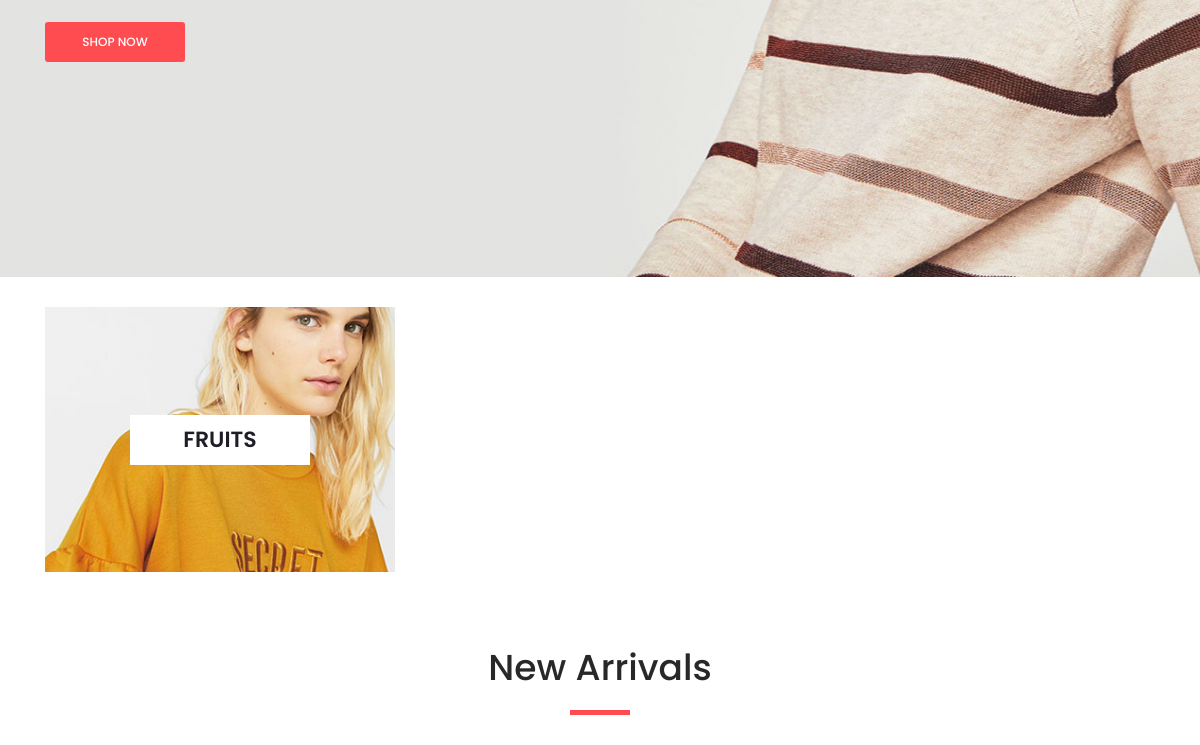
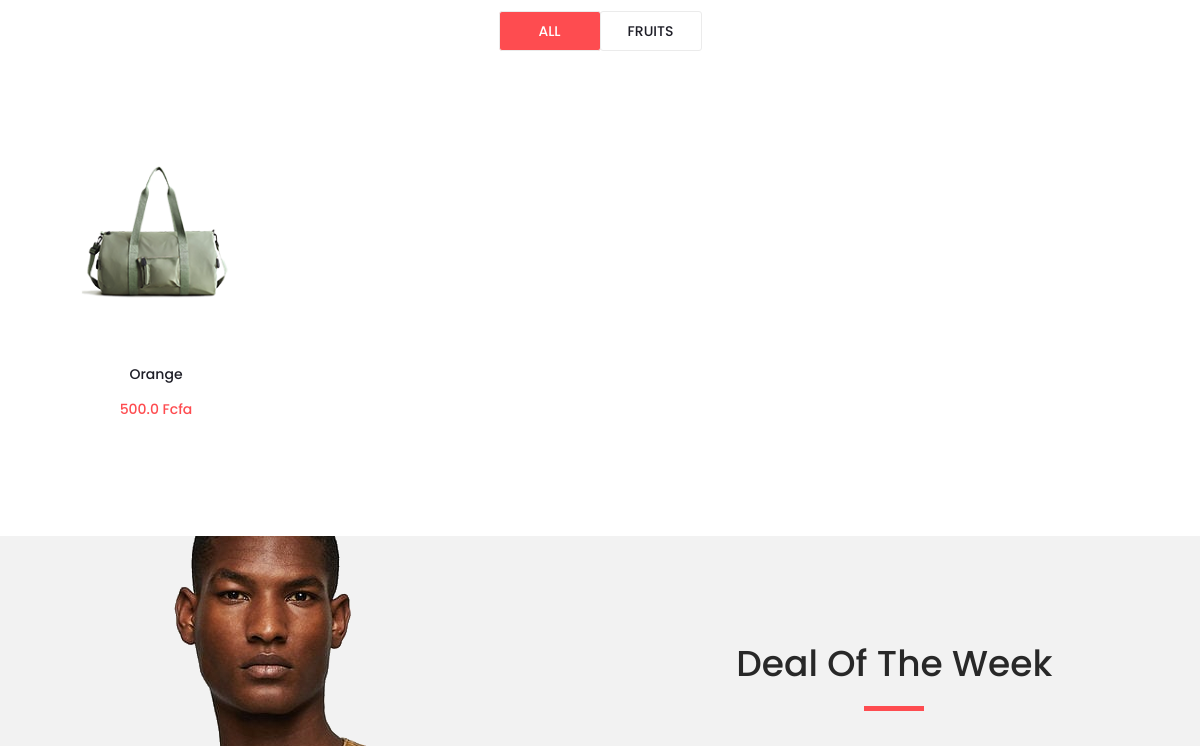
The app's page / (middle part), older data (2 pictures, top to bottom).
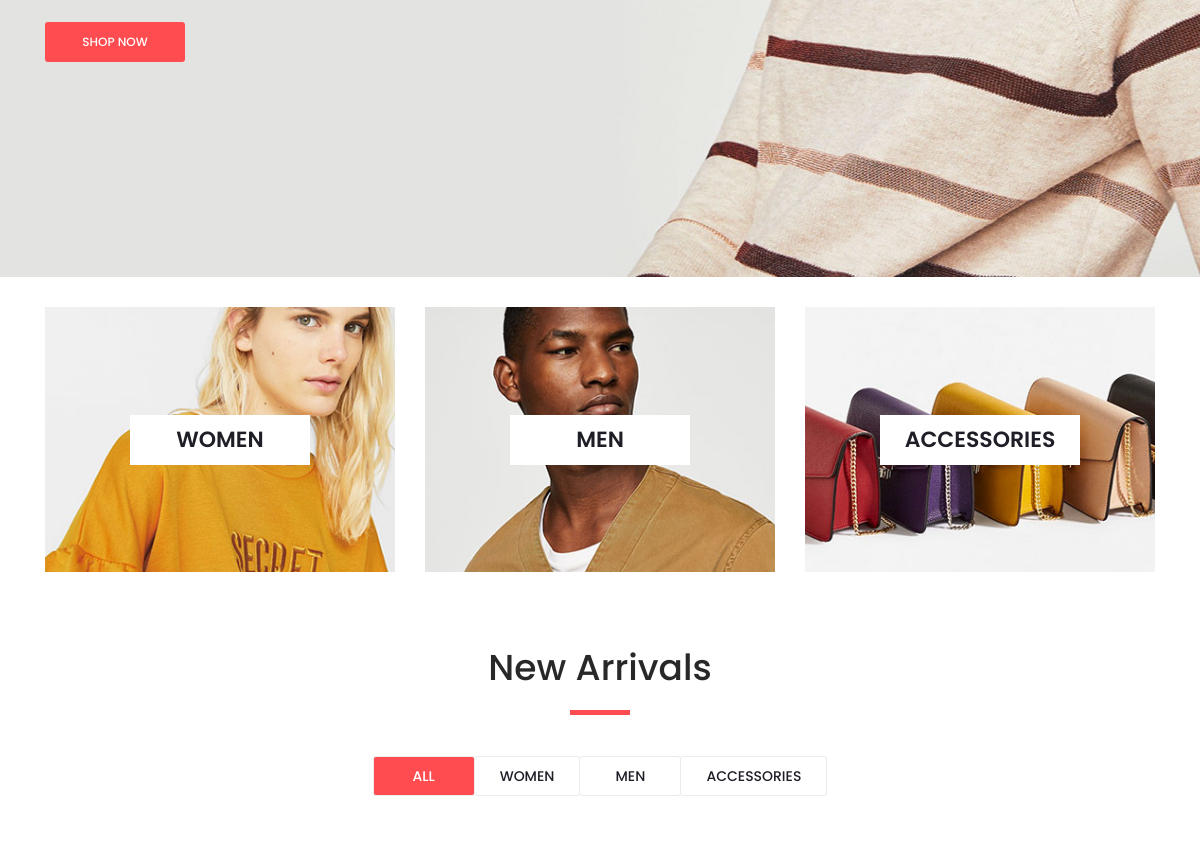
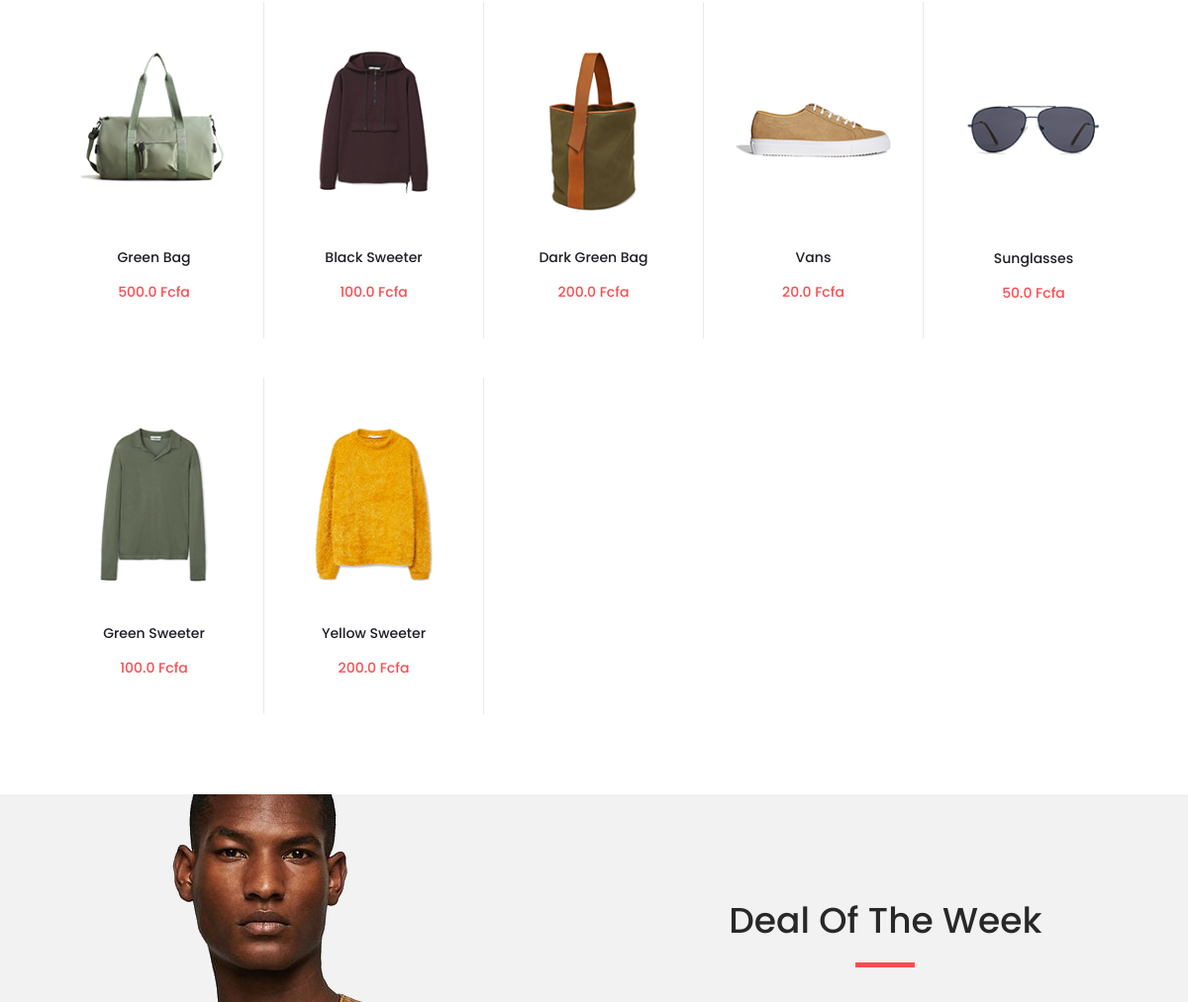
The same page, newer data (2 pictures, top to bottom).
### Shop/models.py (models this page shows, shortened)
class Category(models.Model):
    class Meta:
        verbose_name = 'Category'
        verbose_name_plural = 'Categories'
    name = models.CharField(max_length=50)
    image = models.ImageField(upload_to = "Category_Images")
    description = models.TextField()
    active = models.BooleanField(default=True)
    created_at = models.DateTimeField(auto_now_add=True)
    deleted_at = models.BooleanField(default=True)
    updated_at = models.DateTimeField(auto_now=True)
    def __str__(self) -> str:
        return self.name

class Product(models.Model):
    class Meta:
        verbose_name_plural = 'Products'
    name = models.CharField(max_length=20, blank=False)
    original_price = models.FloatField(max_length=50, blank=False)
    promotion_reduction = models.PositiveIntegerField(default=0)
    promotion_percentage = models.PositiveIntegerField(validators=[MaxValueValidator(100)],default=0)
    stock = models.PositiveIntegerField()
    size = models.CharField(max_length=10)
    image = models.ImageField(upload_to = "Products_Images")
    categories = models.ManyToManyField(Category, related_name="product_category")
    active = models.BooleanField(default=True)
    is_promotion = models.BooleanField(default=False)
    is_solde = models.BooleanField(default=False)
    created_at = models.DateTimeField(auto_now_add=True)
    deleted_at = models.BooleanField(default=False)
    updated_at = models.DateTimeField(auto_now=True)
    def get_final_product_price(self):
        if self.is_promotion:
            if self.promotion_percentage :
                reduction = self.original_price * self.promotion_percentage // 100
                return self.original_price - reduction
            elif self.promotion_reduction:
                return self.original_price - self.promotion_reduction
            else:
                return self.original_price
        else:
            return self.original_price

### Front/views.py (the view)
# urls.py: 2. Add a URL to urlpatterns:  path('', Home.as_view(), name='home')
class Home(View):
    template_name = 'pages/index.html'
    def get(self,request):
        categories = Category.objects.filter(active=True)
        products = Product.objects.filter(active=True)
        sellers = Best_Sellers.objects.filter(active = True)
        return render(request, self.template_name, locals())

### templates/pages/index.html (shortened to what this page needs)
{% extends "base/base.html" %}
{% load static %}
	{% block 'content' %}
		<div class="main_slider" style="background-image:url({% static 'assets/images/slider_1.jpg' %} )">
			<div class="container fill_height">
				<div class="row align-items-center fill_height">
					<div class="col">
						<div class="main_slider_content">
							<div class="red_button shop_now_button"><a href="#">shop now</a></div>
						</div>
					</div>
				</div>
			</div>
		</div>
		<div class="banner">
			<div class="container">
				<div class="row">
					{% for cat in categories|slice:":3"  %}
					<div class="col-md-4">
						<div class="banner_item align-items-center" style="background-image:url({{cat.image.url}})">
							<div class="banner_category">
								<a href="categories.html">{{cat.name}}</a>
							</div>
						</div>
					</div>
					{% endfor %}
				</div>
			</div>
		</div>
		<div class="new_arrivals">
			<div class="container">
				<div class="row">
					<div class="col text-center">
						<div class="section_title new_arrivals_title">
							<h2>New Arrivals</h2>
						</div>
					</div>
				</div>
				<div class="row align-items-center">
					<div class="col text-center">
						<div class="new_arrivals_sorting">
							<ul class="arrivals_grid_sorting clearfix button-group filters-button-group">
								<li class="grid_sorting_button button d-flex flex-column justify-content-center align-items-center active is-checked" data-filter="*">all</li>
								{% for category in categories %}
									<li class="grid_sorting_button button d-flex flex-column justify-content-center align-items-center" data-filter=".{{ category.name }}">{{ category.name }}</li>
								{% endfor %}
							</ul>
						</div>
					</div>
				</div>
				<div class="row">
					<div class="col">
						<div class="product-grid" data-isotope='{ "itemSelector": ".product-item", "layoutMode": "fitRows" }'>
							{% for product in products %}
								<div class="product-item {{product.categories.first}} ">
									<div class="product discount product_filter">
										<div class="product_image">
											<img src="{{ product.image.url }}" alt="">
										</div>
										<div class="product_info">
											<h6 class="product_name">
												<a href="{% url 'shopsingle' product.id %}">
												{{ product.name }}
												</a>
											</h6>
											<div class="product_price">
												{{product.get_final_product_price}} Fcfa
											</div>
										</div>
									</div>
								</div>
							{% endfor %}
						</div>
					</div>
				</div>
			</div>
		</div>
		<div class="deal_ofthe_week">
			<div class="container">
				<div class="row align-items-center">
					<div class="col-lg-6">
						<div class="deal_ofthe_week_img">
							<img src="{% static 'assets/images/deal_ofthe_week.png' %}" alt="">
						</div>
					</div>
					<div class="col-lg-6 text-right deal_ofthe_week_col">
						<div class="deal_ofthe_week_content d-flex flex-column align-items-center float-right">
							<div class="section_title">
								<h2>Deal Of The Week</h2>
							</div>
						</div>
					</div>
				</div>
			</div>
		</div>
	{% endblock 'content' %}

### templates/base/base.html (shortened to what this page needs)
{% load static %}
<!DOCTYPE html>
<html lang="en">
<head>
	<link rel="stylesheet" type="text/css" href="{% static 'assets/styles/bootstrap4/bootstrap.min.css' %}">
	<link href="{% static 'assets/plugins/font-awesome-4.7.0/css/font-awesome.min.css' %}" rel="stylesheet" type="text/css">
	<link rel="stylesheet" type="text/css" href="{% static 'assets/plugins/OwlCarousel2-2.2.1/owl.carousel.css' %}">
	<link rel="stylesheet" type="text/css" href="{% static 'assets/plugins/OwlCarousel2-2.2.1/owl.theme.default.css' %}">
	<link rel="stylesheet" type="text/css" href="{% static 'assets/plugins/OwlCarousel2-2.2.1/animate.css' %}">
	<link rel="stylesheet" type="text/css" href="{% static 'assets/styles/main_styles.css' %}">
	<link rel="stylesheet" type="text/css" href="{% static 'assets/styles/responsive.css' %}">
    <link rel="stylesheet" type="text/css" href="{% static 'assets/plugins/OwlCarousel2-2.2.1/owl.theme.default.css' %}">
    <link rel="stylesheet" href="{% static 'assets/plugins/themify-icons/themify-icons.css' %}">
    <link rel="stylesheet" type="text/css" href="{% static 'assets/plugins/jquery-ui-1.12.1.custom/jquery-ui.css' %}">
    <link rel="stylesheet" type="text/css" href="{% static 'assets/styles/single_styles.css' %}">
    <link rel="stylesheet" type="text/css" href="{% static 'assets/styles/single_responsive.css' %}">
</head>
<body>
    <div class="super_container">
        <div class="fs_menu_overlay"></div>
        {% block 'content' %}{% endblock 'content' %}
</body>
</html>

### static/assets/styles/single_styles.css (style rules this page uses)
* { margin: 0; padding: 0; }
body { font-family: 'Poppins', sans-serif; font-size: 14px; line-height: 23px; font-weight: 400; background: #FFFFFF; color: #1e1e27; }
div { display: block; position: relative; -webkit-box-sizing: border-box; -moz-box-sizing: border-box; box-sizing: border-box; }
ul { list-style: none; margin-bottom: 0px; }
a, a:hover, a:visited, a:active, a:link { text-decoration: none; -webkit-font-smoothing: antialiased; -webkit-text-shadow: rgba(0,0,0,.01) 0 0 1px; text-shadow: rgba(0,0,0,.01) 0 0 1px; }
h2 { font-size: 36px; }
h6 { font-size: 14px; }
h1, h2, h3, h4, h5, h6 { font-family: 'Poppins', sans-serif; color: #282828; -webkit-font-smoothing: antialiased; -webkit-text-shadow: rgba(0,0,0,.01) 0 0 1px; text-shadow: rgba(0,0,0,.01) 0 0 1px; }
.clearfix::before, .clearfix::after { content: ""; display: table; }
.clearfix::after { clear: both; }
.clearfix { zoom: 1; }
.fill_height { height: 100%; }
.super_container { width: 100%; overflow: hidden; }
.fs_menu_overlay { position: fixed; top: 0; left: 0; width: 100vw; height: 100vh; z-index: 9; background: rgba(255,255,255,0); pointer-events: none; -webkit-transition: all 200ms ease; -moz-transition: all 200ms ease; -ms-transition: all 200ms ease; -o-transition: all 200ms ease; transition: all 200ms ease; }
.red_button { display: -webkit-inline-box; display: -moz-inline-box; display: -ms-inline-flexbox; display: -webkit-inline-flex; display: inline-flex; flex-direction: column; justify-content: center; align-items: center; width: auto; height: 40px; background: #fe4c50; border-radius: 3px; -webkit-transition: all 0.3s ease; -moz-transition: all 0.3s ease; -ms-transition: all 0.3s ease; -o-transition: all 0.3s ease; transition: all 0.3s ease; }
.red_button a { display: block; color: #FFFFFF; text-transform: uppercase; font-size: 12px; font-weight: 500; text-align: center; line-height: 40px; width: 100%; }
.shop_now_button { width: 140px; margin-top: 32px; }
.section_title { display: inline-block; text-align: center; }
.section_title h2 { display: inline-block; }
.section_title::after { display: block; position: absolute; top: calc(100% + 13px); left: 50%; -webkit-transform: translateX(-50%); -moz-transform: translateX(-50%); -ms-transform: translateX(-50%); -o-transform: translateX(-50%); transform: translateX(-50%); width: 60px; height: 5px; background: #fe4c50; content: ''; }
.product_price { display: inline-block; font-size: 24px; color: #fe4c50; font-weight: 500; line-height: 30px; margin-top: 2px; }

Row changes from the older to the newer data that the page shows:
changed Category: name "FRUITS" → "WOMEN"
added Category: image (picture), name "MEN"
added Category: image (picture), name "ACCESSORIES"
changed Product: name "Orange" → "Green Bag"
added Product: image (picture), name "Black Sweeter", get_final_product_price "100.0"
added Product: image (picture), name "Dark Green Bag", get_final_product_price "200.0"
added Product: image (picture), name "Vans", get_final_product_price "20.0"
added Product: image (picture), name "Sunglasses", get_final_product_price "50.0"
added Product: image (picture), name "Green Sweeter", get_final_product_price "100.0"
added Product: image (picture), name "Yellow Sweeter", get_final_product_price "200.0"
